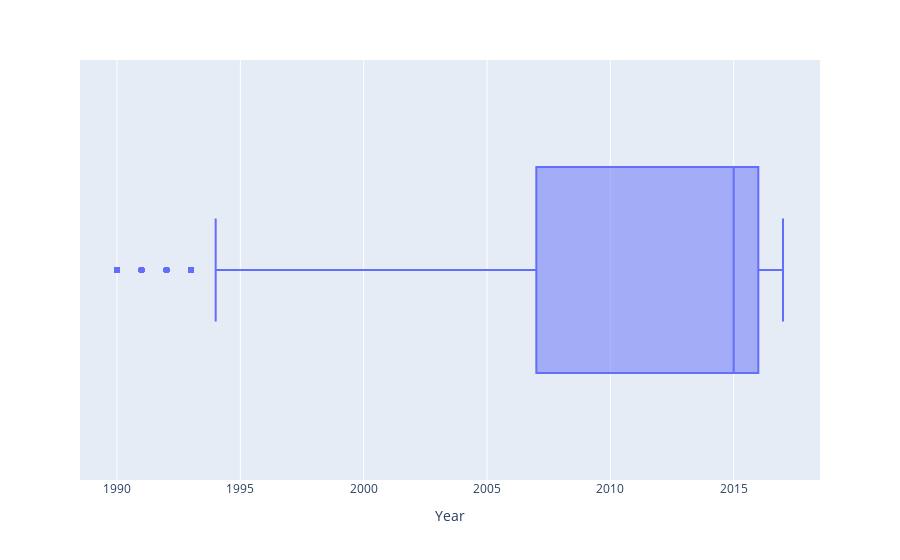

Notebook cell for this chart:
### Markdown cell above
### Year

### Code cell
px.box(df, x = 'Year')

### Figure 1 — Plotly figure (JSON) as saved in the notebook; plotly's stock layout.template omitted (floating-point values rounded to 4 significant figures; data arrays with more than 128 entries replaced by an {"elided": "..."} marker saying what was removed)
{"data": [{"alignmentgroup": "True", "hovertemplate": "Year=%{x}<extra></extra>", "legendgroup": "", "marker": {"color": "#636efa"}, "name": "", "notched": false, "offsetgroup": "", "orientation": "h", "showlegend": false, "type": "box", "x": {"elided": "9936 int values"}, "x0": " ", "xaxis": "x", "y0": " ", "yaxis": "y"}], "layout": {"boxmode": "group", "legend": {"tracegroupgap": 0}, "margin": {"t": 60}, "xaxis": {"anchor": "y", "domain": [0, 1], "title": {"text": "Year"}}, "yaxis": {"anchor": "x", "domain": [0, 1]}}}
